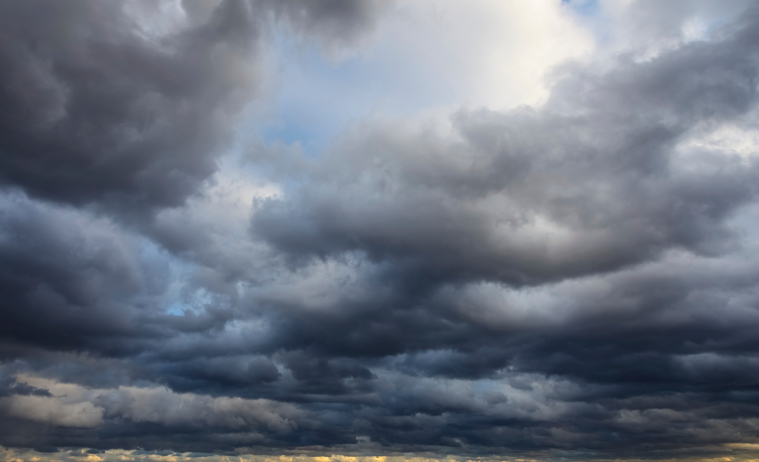
#> input picture Dataset/cloudy149.jpg, 759 x 462 px, given in place of cloudy1.jpg, which was not available
$ python main.py
#> lines starting #> are read from the running program, lines starting #| are printed output that depends on the picture; pictures that were not available may be replaced by others from this repository, and a replacement may not be noted
#> the answer given: 1
#> the answer given: 1
"""
CNG 483
Project 1
Developed by PIM-Tech

Pınar Dilbaz 2243392
İbrahim Aydın 2151835
Muhammed Didin 2243384
"""

import cv2
from math import sqrt


# this function takes the img data send them to a prediction algorith that uses KNN Clasification method
# it takes both valid set and test set
# You can change the desired set to run in the for loop
# Returns a list of scores that contains prediction value and real value
# [77 lines left out: functions evaluate_algorithm, euclidean_distance, get_neighbors, predict_classification, k_nearest_neighbors, fold_image and 1 more, not called in this run]


# Read Dataset
# Transform image to grayscale
# Take gray scale histogram of each image to store as a list of histogram
def read_gray_scale_data_level1(trainArr, validArr, testArr):
    bins = [13]
    mode = [0]
    str_cloudy = "cloudy"
    str_sunrise = "sunrise"
    str_shine = "shine"

    ####
    #### Cloudy
    ####
    ####################################################################
    ## Train Array
    ################
    count = 1
    while (count != 151):
        image_name = str_cloudy + str(count)
        image_name = "Dataset/" + image_name + ".jpg"
        img = cv2.imread(image_name)
#> img is the input picture: shape (462, 759, 3); mean B, G, R 128.2, 114.8, 106.9
        if (img is None):
            image_name = str_cloudy + str(count)
            image_name = "Dataset/" + image_name + ".jpeg"
            img = cv2.imread(image_name)
        gray = cv2.cvtColor(img, cv2.COLOR_BGR2GRAY)
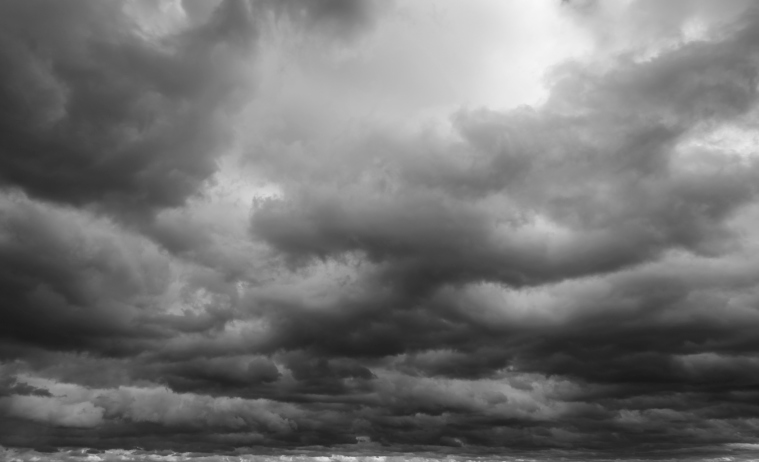
#> gray: shape (462, 759); min 25, max 248, mean 114
        hist = cv2.calcHist(gray, mode, None, bins, [0, 256]).flatten().tolist()
#> hist = [0, 0, 0, 0, 55, 119, 102, 100, 132, 57, 107, 49, 38]
        hist.append(0)
        trainArr.append(hist)
        count += 1
#> pass 2 of the loop in read_gray_scale_data_level1, `while (count != 151):`:
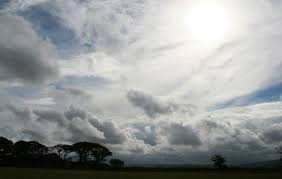
#> input picture Dataset/cloudy157.jpg, 282 x 179 px, given in place of cloudy2.jpg, which was not available
#> in read_gray_scale_data_level1, img is the input picture: shape (179, 282, 3); mean B, G, R 153.8, 153.6, 150.3
#> in read_gray_scale_data_level1, `gray = cv2.cvtColor(img, cv2.COLOR_BGR2GRAY)`:
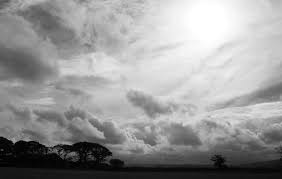
#> gray: shape (179, 282); min 0, max 255, mean 152.7
#> hist = [0, 0, 0, 0, 5, 5, 9, 24, 50, 60, 40, 37, 52]
    ## Validate Array
    ####################
    while (count != 226):
        image_name = str_cloudy + str(count)
        image_name = "Dataset/" + image_name + ".jpg"
        img = cv2.imread(image_name)
        if (img is None):
            image_name = str_cloudy + str(count)
            image_name = "Dataset/" + image_name + ".jpeg"
            img = cv2.imread(image_name)
        gray = cv2.cvtColor(img, cv2.COLOR_BGR2GRAY)
        hist = cv2.calcHist(gray, mode, None, bins, [0, 256]).flatten().tolist()
        hist.append(0)
        validArr.append(hist)
        count += 1
    ## Test Array
    ####################
    while (count != 301):
        image_name = str_cloudy + str(count)
        image_name = "Dataset/" + image_name + ".jpg"
        img = cv2.imread(image_name)
        if (img is None):
            image_name = str_cloudy + str(count)
            image_name = "Dataset/" + image_name + ".jpeg"
            img = cv2.imread(image_name)
        gray = cv2.cvtColor(img, cv2.COLOR_BGR2GRAY)
        hist = cv2.calcHist(gray, mode, None, bins, [0, 256]).flatten().tolist()
        hist.append(0)
        testArr.append(hist)
        count += 1

    ####
    #### Shine
    ####
    ############################################################################

    ## Train Array
    ####################
    count = 1
    while (count != 127):
        image_name = str_shine + str(count)
        image_name = "Dataset/" + image_name + ".jpg"
        # print(image_name)
        img = cv2.imread(image_name)
        if (img is None):
            image_name = str_shine + str(count)
            image_name = "Dataset/" + image_name + ".jpeg"
            img = cv2.imread(image_name)
        # print(img)
        gray = cv2.cvtColor(img, cv2.COLOR_BGR2GRAY)
        hist = cv2.calcHist(gray, mode, None, bins, [0, 256]).flatten().tolist()
        hist.append(1)
        trainArr.append(hist)
        count += 1
    ## Validate Array
    ######################
    while (count != 190):
        image_name = str_shine + str(count)
        image_name = "Dataset/" + image_name + ".jpg"
        # print(image_name)
        img = cv2.imread(image_name)
        if (img is None):
            image_name = str_shine + str(count)
            image_name = "Dataset/" + image_name + ".jpeg"
            img = cv2.imread(image_name)
        if (img is None):
            count += 1
            continue
        # print(img)
        gray = cv2.cvtColor(img, cv2.COLOR_BGR2GRAY)
        hist = cv2.calcHist(gray, mode, None, bins, [0, 256]).flatten().tolist()
        hist.append(1)
        validArr.append(hist)
        count += 1
    ## Test Array
    ######################
    while (count != 253):
        image_name = str_shine + str(count)
        image_name = "Dataset/" + image_name + ".jpg"
        # print(image_name)
        img = cv2.imread(image_name)
        if (img is None):
            image_name = str_shine + str(count)
            image_name = "Dataset/" + image_name + ".jpeg"
            img = cv2.imread(image_name)
        # print(img)
        gray = cv2.cvtColor(img, cv2.COLOR_BGR2GRAY)
        hist = cv2.calcHist(gray, mode, None, bins, [0, 256]).flatten().tolist()
        hist.append(1)
        testArr.append(hist)
        count += 1

    ####
    #### Sunrise
    ####
    ############################################################################

    ## Train Array
    ####################
    count = 1
    while (count != 179):
        image_name = str_sunrise + str(count)
        image_name = "Dataset/" + image_name + ".jpg"
        # print(image_name)
        img = cv2.imread(image_name)
        # print(type(img))
        if (img is None):
            image_name = str_sunrise + str(count)
            image_name = "Dataset/" + image_name + ".jpeg"
            img = cv2.imread(image_name)
        # print(img)
        gray = cv2.cvtColor(img, cv2.COLOR_BGR2GRAY)
        hist = cv2.calcHist(gray, mode, None, bins, [0, 256]).flatten().tolist()
        hist.append(2)
        trainArr.append(hist)
        count += 1

    ## Validate Array
    ######################
    while (count != 269):
        image_name = str_sunrise + str(count)
        image_name = "Dataset/" + image_name + ".jpg"
        # print(image_name)
        img = cv2.imread(image_name)
        # print(type(img))
        if (img is None):
            image_name = str_sunrise + str(count)
            image_name = "Dataset/" + image_name + ".jpeg"
            img = cv2.imread(image_name)
        # print(img)
        gray = cv2.cvtColor(img, cv2.COLOR_BGR2GRAY)
        hist = cv2.calcHist(gray, mode, None, bins, [0, 256]).flatten().tolist()
        hist.append(2)
        validArr.append(hist)
        count += 1

    ## Test Array
    ######################
    while (count != 357):
        image_name = str_sunrise + str(count)
        image_name = "Dataset/" + image_name + ".jpg"
        # print(image_name)
        img = cv2.imread(image_name)
        # print(type(img))
        if (img is None):
            image_name = str_sunrise + str(count)
            image_name = "Dataset/" + image_name + ".jpeg"
            img = cv2.imread(image_name)
        # print(img)
        gray = cv2.cvtColor(img, cv2.COLOR_BGR2GRAY)
        hist = cv2.calcHist(gray, mode, None, bins, [0, 256]).flatten().tolist()
        hist.append(2)
        testArr.append(hist)
        count += 1

    ################################################################################


# Read Dataset
# Transform image to grayscale
# Split each image to 4 part
# Take gray scale histogram of each part and concatenate them
# Store the concatenated histograms as a list
# [1007 lines left out: functions read_gray_scale_data_level2, read_gray_scale_data_level3, read_color_scale_data_level1, read_color_scale_data_level2, read_color_scale_data_level3, not called in this run]

    ################################################################################


# Main contains a menu
# You can choose which operation you want to run
# At the end of each operation control the results by compering predictions class and actual class
# Calculates the percentage of the true predictions and print them
def main():
    print("Welcome to the PIM-Tech Image Classifier!")
    print("Choose Your Data Source: ")
    print("\t1) Grayscale Intensity Histogram")
    print("\t2) Color Histogram")
    selection = int(input("Your selection: "))

    trainArr = list()  # List for Trainig Set
    validArr = list()  # List for Validation Set
    testArr = list()  # List for Test Set
    count = 0
    if (selection == 1):
        numLevels = int(input("Enter your spatial level (1,2 or 3): "))
        if (numLevels == 1):
            read_gray_scale_data_level1(trainArr, validArr, testArr)
            num_neighbors = 9
            result_set = evaluate_algorithm(trainArr, validArr, testArr, k_nearest_neighbors, num_neighbors)
            count = 0
            for item in result_set:
                if (item[0] == item[1]):
                    count += 1
        elif (numLevels == 2):
            read_gray_scale_data_level2(trainArr, validArr, testArr)
            num_neighbors = 9
            result_set = evaluate_algorithm(trainArr, validArr, testArr, k_nearest_neighbors, num_neighbors)
            count = 0
            for item in result_set:
                if (item[0] == item[1]):
                    count += 1
        else:
            read_gray_scale_data_level3(trainArr, validArr, testArr)
            num_neighbors = 9
            result_set = evaluate_algorithm(trainArr, validArr, testArr, k_nearest_neighbors, num_neighbors)
            count = 0
            for item in result_set:
                if (item[0] == item[1]):
                    count += 1
        print("Correctnes = %{:.2f}".format((count / len(result_set)) * 100))
    elif (selection == 2):
        numLevels = int(input("Enter your spatial level (1,2 or 3): "))
        if (numLevels == 1):
            read_color_scale_data_level1(trainArr, validArr, testArr)
            num_neighbors = 5
            result_set = evaluate_algorithm(trainArr, validArr, testArr, k_nearest_neighbors, num_neighbors)
            count = 0
            for item in result_set:
                if (item[0] == item[1]):
                    count += 1
        elif (numLevels == 2):
            read_color_scale_data_level2(trainArr, validArr, testArr)
            num_neighbors = 9
            result_set = evaluate_algorithm(trainArr, validArr, testArr, k_nearest_neighbors, num_neighbors)
            count = 0
            for item in result_set:
                if (item[0] == item[1]):
                    count += 1
        else:
            read_color_scale_data_level3(trainArr, validArr, testArr)
            num_neighbors = 9
            result_set = evaluate_algorithm(trainArr, validArr, testArr, k_nearest_neighbors, num_neighbors)
            count = 0
            for item in result_set:
                if (item[0] == item[1]):
                    count += 1

        print("Correctnes = %{:.2f}".format((count / len(result_set)) * 100))


if __name__ == "__main__":
#> (the run stopped early here; a loop or call above may not have finished)
